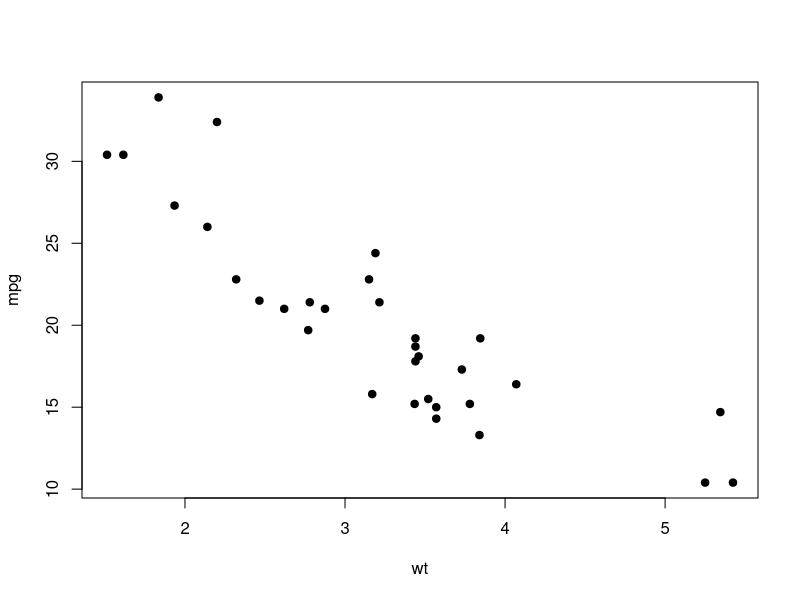
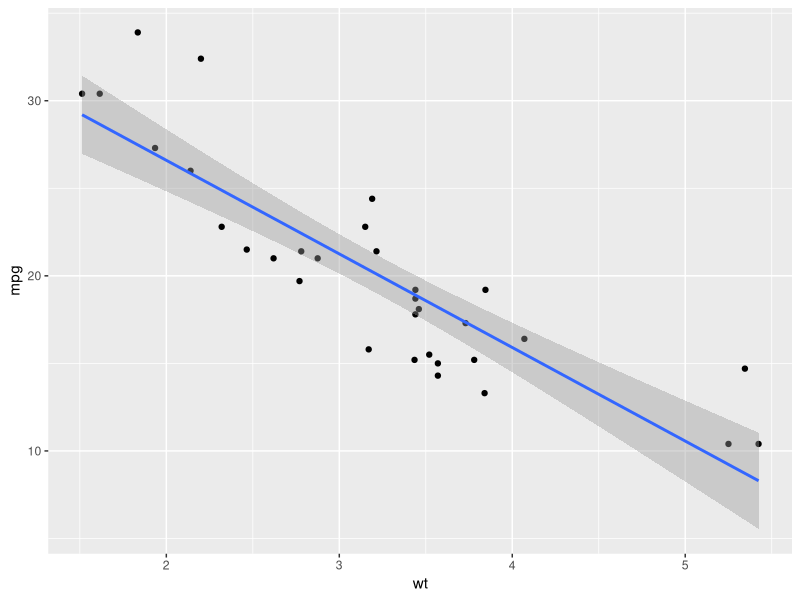
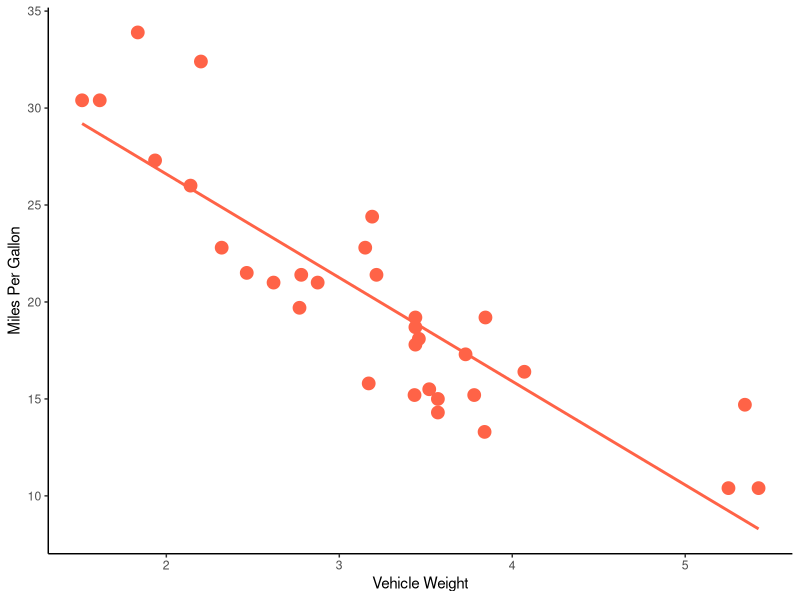
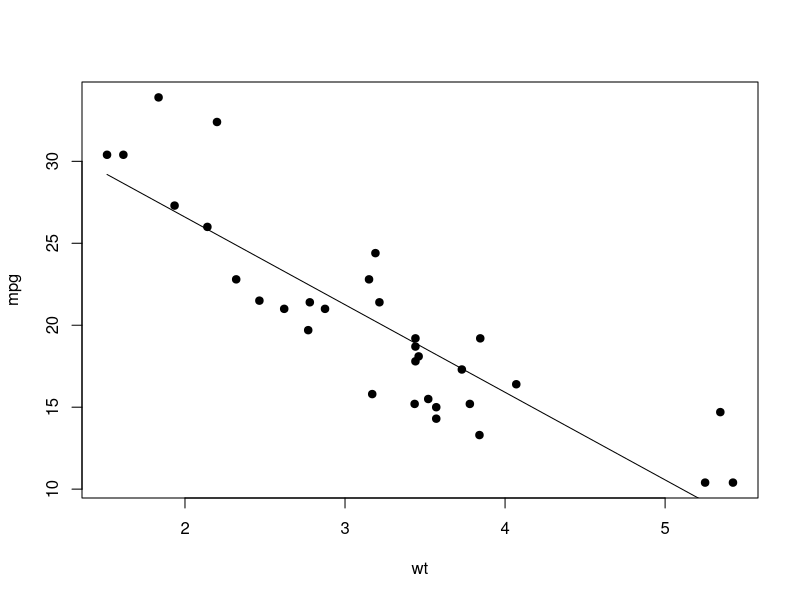
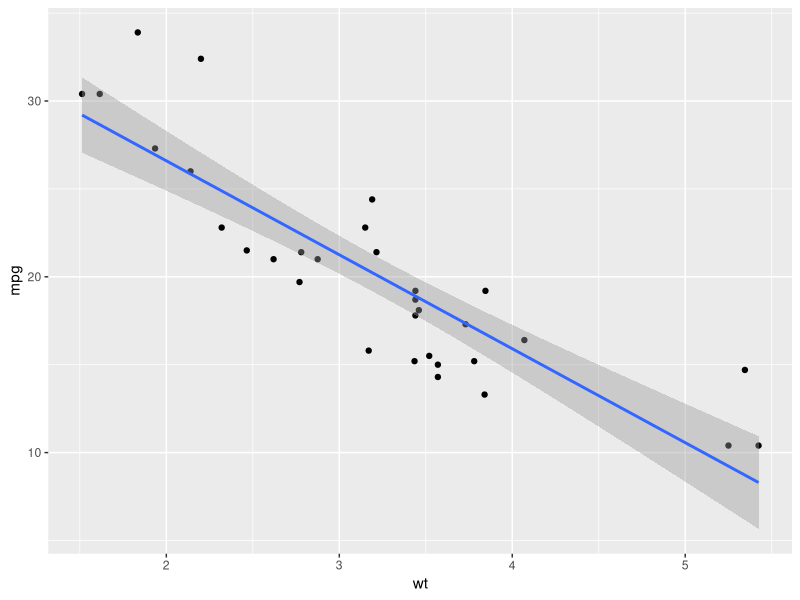

These charts were generated, in order, by the following R code: (Note: this script raises an error after producing the figures.)
## ---- chunk 1
library(knitr)
knitr::opts_chunk$set(out.width="50%")
## ---- chunk 2
library(ggplot2)
library(MASS)
## ---- chunk 3
head(mtcars)
## ---- chunk 4
plot(mpg~wt, data=mtcars, pch=19)
## ---- chunk 5
lm(mpg~wt, data=mtcars)
## ---- chunk 6
lm.mod=lm(mpg~wt, data=mtcars)

summary(lm.mod)
## ---- chunk 7
ggplot(mtcars, aes(x=wt, y=mpg)) +
  geom_point() +
  geom_smooth(method="lm")
## ---- chunk 8
ggplot(mtcars, aes(x=wt, y=mpg)) +
  geom_point(size=4, color="tomato") +
  geom_smooth(method="lm", se=FALSE, color="tomato") +
  theme_classic() +
  ylab("Miles Per Gallon") +
  xlab("Vehicle Weight")
## ---- chunk 9
lm.mod=lm(mpg~wt, data=mtcars) # fit the linear model
xv=seq(min(mtcars$wt), max(mtcars$wt), length=2) # set a series of values along the x-axis
yv=predict(lm.mod, data.frame(wt=xv)) # use predict() to get what the y-axis value should be along each of those x-axis values

plot(mpg~wt, data=mtcars, pch=19) #plot the scatterplot
lines(xv, yv) #add the fit line 
## ---- chunk 10
lm.fit=lm(mpg~wt, mtcars)
glm.fit=glm(mpg~wt, mtcars, family="gaussian")
## ---- chunk 11
summary(lm.fit)
## ---- chunk 12
summary(glm.fit)
## ---- chunk 13
ggplot(mtcars, aes(x=wt, y=mpg)) +
  geom_point() +
  geom_smooth(method="glm", method.args=list(family="gaussian"))
## ---- chunk 14
knitr::include_graphics("images/engine_shape.jpg")
## ---- chunk 15
class(mtcars$vs)
## ---- chunk 16
class(factor(mtcars$vs))
## ---- chunk 17
plot(mpg~factor(vs), data=mtcars)
## ---- chunk 18
ggplot(mtcars, aes(x=factor(vs), y=mpg)) +
  geom_boxplot()
## ---- chunk 19
aov.mod=aov(mpg~factor(vs), data=mtcars) 
summary(aov.mod)
## ---- chunk 20
lm.mod2=lm(mpg~factor(vs), data=mtcars) 
lm.mod2
## ---- chunk 21
summary(lm.mod2)
## ---- chunk 22
anova(lm.mod2)
## ---- chunk 23
glm.mod2=glm(mpg~factor(vs), data=mtcars, family="gaussian") 
anova(glm.mod2, test="F")
## ---- chunk 24
ggplot(mtcars, aes(x=wt, y=mpg, color=factor(vs))) +
  geom_point() +
  scale_color_discrete(name="Engine Shape",labels=c("v-shape", "straight")) +
  ylab("Miles per Gallon") +
  xlab("Vehicle Weight") +
  theme_bw()
## ---- chunk 25
ggplot(mtcars, aes(x=wt, y=mpg, color=factor(vs))) +
  geom_point() +
  scale_color_discrete(name="Engine Shape",labels=c("v-shape", "straight")) +
  ylab("Miles per Gallon") +
  xlab("Vehicle Weight") +
  theme_bw() +
  geom_smooth(method="lm")
## ---- chunk 26
lm.mod3=lm(mpg~ wt + factor(vs), data=mtcars)
anova(lm.mod3)
## ---- chunk 27
lm.mod4=lm(mpg~ wt * factor(vs), data=mtcars)
anova(lm.mod4)
## ---- chunk 28
diamonds
## ---- chunk 29
diamonds$expensive=diamonds$price >= 10000
## ---- chunk 30
diamonds$expensive = diamonds$expensive + 0
## ---- chunk 31
glm.fit=glm(expensive~carat, data=diamonds)
summary(glm.fit)
## ---- chunk 32
anova(glm.fit, test="F")
## ---- chunk 33
ggplot(diamonds, aes(x=carat, y=expensive+0))+
  geom_point() +
  geom_smooth(method="glm", method.args = list(family = "binomial"))
## ---- chunk 34
head(snails)
## ---- chunk 35
count.fit=glm(Deaths~Temp, data=snails, subset=which(Exposure>=3), family="poisson")
summary(count.fit)
## ---- chunk 36
ggplot(snails[which(snails$Exposure>=3),], aes(x=Temp, Deaths)) +
  geom_count() +
  geom_smooth(method="glm", method.args=list(family="poisson"))

## ---- chunk 37
prop.fit=glm(cbind(Deaths, N)~Temp, data=snails, subset=which(Exposure>=3), family=binomial(link="logit"))
summary(prop.fit)
